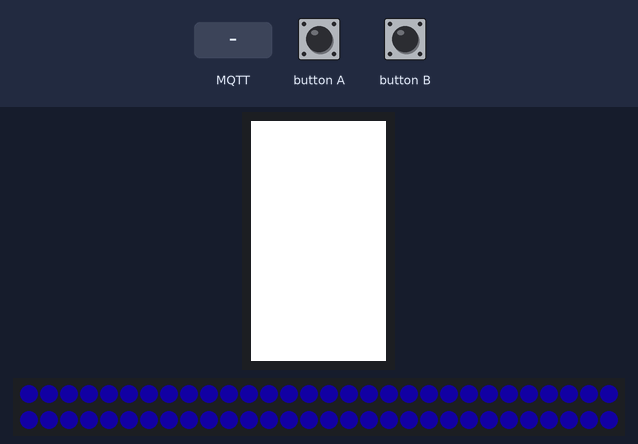
A sketch run on a simulated ESP32. Parts: 135×240 colour display, 60 RGB LEDs in strip order, left to right, continuing on the next row. Inputs (shaded band) come from the test bench. Dim RGB values are drawn brighter than linear; WiFi joins after 1.5 s; servers stay silent unless stated; no MQTT or app messages arrive unless stated; what the sketch prints to the serial monitor is not drawn.

Above: at 3.3 s.
3.4 s: MQTT message "LWave" arrives on the first subscribed topic
At 5.7 s:
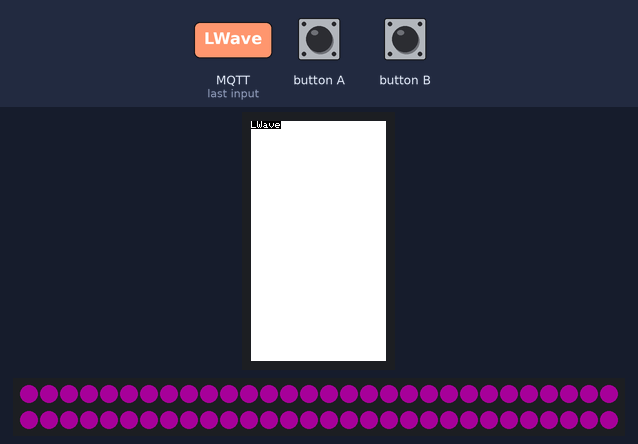
5.9 s: MQTT message "SWave" arrives on the first subscribed topic
At 8.0 s:
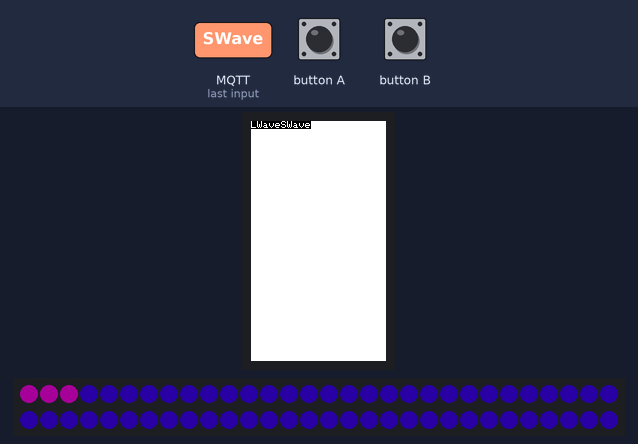
8.9 s: MQTT message "BWave" arrives on the first subscribed topic
At 11.8 s:
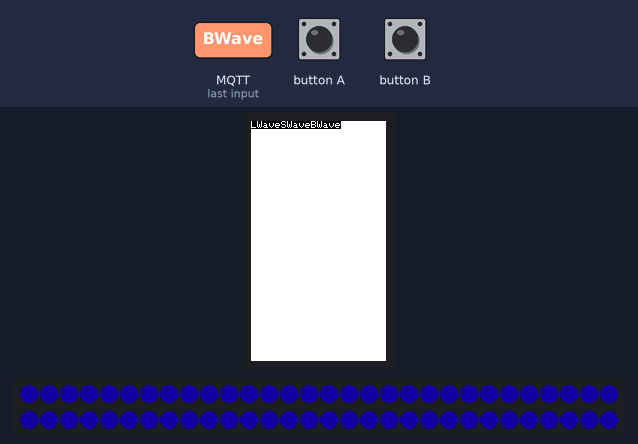
11.9 s: MQTT message "BDWave" arrives on the first subscribed topic
At 14.4 s:
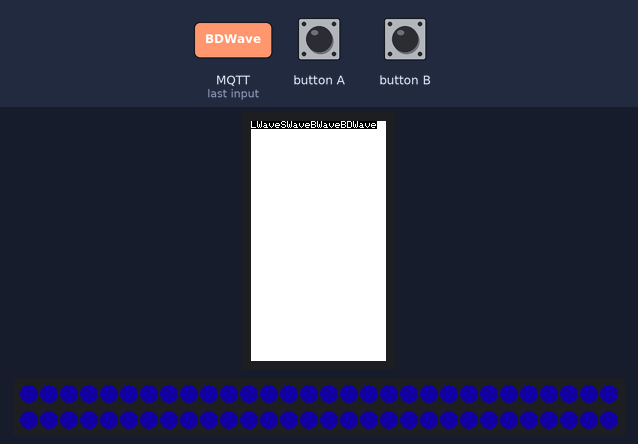
14.6 s: MQTT message "BSWave" arrives on the first subscribed topic
At 17.3 s:
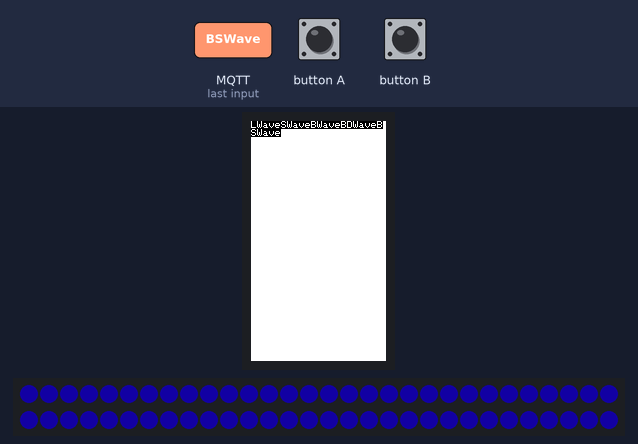
17.5 s: MQTT message "on" arrives on the first subscribed topic
At 18.2 s:
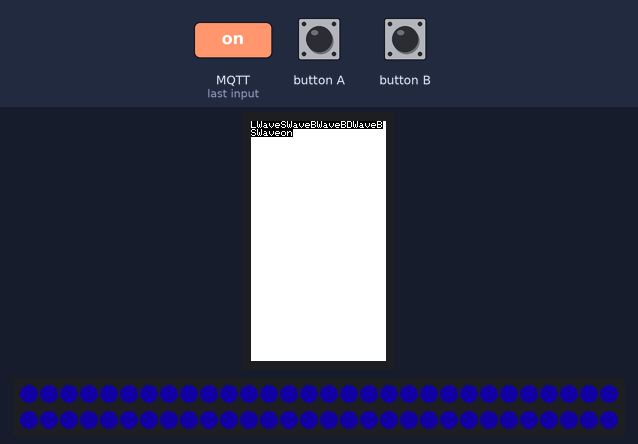
Timing chart, 0 to 20.1 s (numbered marks = the images above; inputs shaded):
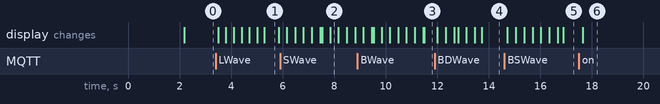

The sketch:

LightStripTest.ino
```cpp
#include <M5StickCPlus.h>
#include <HTTPClient.h>
#include <WiFiClientSecure.h>
#include <PubSubClient.h>
#include <FastLED.h>

#define Neopixel_PIN 32
#define NUM_LEDS     60

int brightness = 63;

CRGB leds[NUM_LEDS];

const char* SSID = "Next-Guest";
const char* WIFI_PASS = "";

static const char* fingerprint PROGMEM = "DF 12 7C 16 41 3D 8C 87 0D 8A 40 DE FD 08 2E 7F 8D 3D 08 3B";

const char* MQTT_SERVER = "mqtt.nextservices.dk";
const uint16_t MQTT_PORT = 8883;
const char* MQTT_CLIENT_ID = "FAMSLightTest";

WiFiClientSecure wifiClient;
PubSubClient pubSubClient(wifiClient);

void setup_wifi() {
  Serial.printf("Connecting to %s", SSID);
  WiFi.begin(SSID, WIFI_PASS);

  // Wait until WiFi is connected.
  while (WiFi.status() != WL_CONNECTED) {
    Serial.print(".");
    delay(1000);
  }
  Serial.printf("\nSuccessfully connected to %s!\n", SSID);
  wifiClient.setInsecure();
}

void setup_mqtt() {
  pubSubClient.setServer(MQTT_SERVER, MQTT_PORT);
  pubSubClient.setCallback(mqtt_callback);
}

void reconnect_mqtt() {
  while (!pubSubClient.connected()) {
    Serial.printf("Attempting to reconnect to MQTT Broker: %s\n", MQTT_SERVER);
    if (pubSubClient.connect(MQTT_CLIENT_ID)) {
      Serial.printf("Connected!\n");
      pubSubClient.publish("DDU4/FAMS", "Connected!");
      pubSubClient.subscribe("DDU4/FAMS/Light");
    } else {
      Serial.printf("failed to connect, rc=%d\n", pubSubClient.state());
      delay(5000);
    }
  }
}

#define DEFAULTCOLOR CRGB( 16, 0, 151);
#define WAVECOLOR    CRGB( 160, 0, 151);
#define WAVEGRADIAN1 CRGB( 36, 0, 151);
#define WAVEGRADIAN2 CRGB( 60, 0, 151);
#define WAVEGRADIAN3 CRGB( 90, 0, 151);
#define WAVEGRADIAN4 CRGB( 130, 0, 151);
#define NUM_GRADIAN  5

void setup() {
  // put your setup code here, to run once:
  M5.begin();
  setup_wifi();
  setup_mqtt();
  M5.Lcd.fillScreen(WHITE);
  //M5.Lcd.fillScreen(BLUE);
  M5.update();
  //display();

  // Neopixel initialization
    FastLED.addLeds<WS2811, Neopixel_PIN, GRB>(leds, NUM_LEDS)
        .setCorrection(TypicalLEDStrip);
    FastLED.setBrightness(brightness);

    for (int i = 0; i < NUM_LEDS; i++) {
      //leds[i].red = 0;
      //leds[i].green = 0;
      //leds[i].blue = 151;

      leds[i] = DEFAULTCOLOR;
    }
  FastLED.show();  // must be executed for neopixel becoming effectiv
}

void loop() {
  // put your main code here, to run repeatedly:
  if (!pubSubClient.connected()) {
    Serial.println("Connection lost to MQTT Broker!");
    reconnect_mqtt();
  }
  pubSubClient.loop();
  M5.update();
  delay(250);
/*
  for (int i = 0; i < NUM_LEDS; i++){
    brightness -= 4;
    FastLED.setBrightness(brightness);
    leds[i] = CRGB::White;
    FastLED.show();
    M5.Lcd.fillScreen(WHITE);
    M5.Lcd.setCursor(0, 0);
    M5.Lcd.print(brightness);
    M5.update();
    delay(250);
  }
  for (int i = 0; i < NUM_LEDS; i++){
    brightness += 4;
    FastLED.setBrightness(brightness);
    leds[i] = CRGB::Black;
    FastLED.show();
    M5.Lcd.fillScreen(WHITE);
    M5.Lcd.setCursor(0, 0);
    M5.Lcd.print(brightness);
    M5.update();
    delay(250);
  }*/
}
void mqtt_callback(char* topic, byte* payload, unsigned int length) {
    Serial.printf("Message arrived [%s]:", topic);
    // String str = byteArrayToString(payload, sizeof(payload));
    //Serial.println(str);
    char* data = new char[length + 1];
    memcpy(data, payload, length);
    data[length] = '\0';
    Serial.printf("byte: %s\n", data);
    for (int i = 0; i < length; i++) {
        M5.Lcd.print((char)payload[i]);
    }
    if (strcmp(data, "SWave") == 0) {
      SWave();
    }

    if (strcmp(data, "LWave") == 0) {
      LWave();
    }
    if (strcmp(data, "BWave") == 0) {
      BWave();
    }
    if (strcmp(data, "BSWave") == 0) {
      BSWave();
    }
    if (strcmp(data, "BDWave") == 0) {
      BDWave();
    }
}

void SWave(){
  for(int i = 0; i < NUM_LEDS+5; i++) {
    Serial.printf("Light nr: %d\n", i);
    if (i < NUM_LEDS){
      leds[i] = WAVECOLOR;
    }
    leds[i-5] = DEFAULTCOLOR;
    FastLED.show();
    delay(25);
  }
}

void LWave(){
  for(int i = 0; i < NUM_LEDS+NUM_GRADIAN; i++) {
    Serial.printf("Light nr: %d\n", i);
    if (i >= 1 && i < NUM_LEDS+1)           leds[i-1] = WAVEGRADIAN1;
    if (i >= 2 && i < NUM_LEDS+2)           leds[i-2] = WAVEGRADIAN2;
    if (i >= 3 && i < NUM_LEDS+3)           leds[i-3] = WAVEGRADIAN3;
    if (i >= 4 && i < NUM_LEDS+4)           leds[i-4] = WAVEGRADIAN4;
    if (i >= NUM_GRADIAN && i < NUM_LEDS+5) leds[i-NUM_GRADIAN] = WAVECOLOR;
    Serial.printf(" G1 on %d\n G2 on %d\n G3 on %d\n G4 on %d\n WC on %d\n _______ \n", i-1, i-2, i-3, i-4, i-5);
    FastLED.show();
    delay(25);
  }
  delay(500);
  for(int i = 0; i < NUM_LEDS+NUM_GRADIAN; i++) {
    if (i >= 1 && i < NUM_LEDS+1)           leds[i-1] = WAVECOLOR;
    if (i >= 2 && i < NUM_LEDS+2)           leds[i-2] = WAVEGRADIAN4;
    if (i >= 3 && i < NUM_LEDS+3)           leds[i-3] = WAVEGRADIAN3;
    if (i >= 4 && i < NUM_LEDS+4)           leds[i-4] = WAVEGRADIAN2;
    if (i >= NUM_GRADIAN && i < NUM_LEDS+5) leds[i-NUM_GRADIAN] = WAVEGRADIAN1;
    FastLED.show();
    delay(25);
  }
}

void BWave(){
  for (int i = 0; i < NUM_LEDS/2; i++) {
    Serial.printf("Light nr: %d & %d\n", i, NUM_LEDS-1-i);
    leds[i] = WAVECOLOR;
    leds[NUM_LEDS-1-i] = WAVECOLOR;
    FastLED.show();
    delay(25);
  }
  delay(100);
  for (int i = (NUM_LEDS/2)-1; i >= 0; i--) {
    Serial.printf("Light nr: %d & %d\n", i, NUM_LEDS-1-i);
    leds[i] = DEFAULTCOLOR;
    leds[NUM_LEDS-1-i] = DEFAULTCOLOR;
    FastLED.show();
    delay(25);
  }
}

void BSWave () {
  int vs = 10;
  for (int i = 0; i < NUM_LEDS+vs*2; i++) {
    if (i < NUM_LEDS/2){
      Serial.printf("Light On nr: %d & %d\n", i, NUM_LEDS-1-i);
      leds[i] = WAVECOLOR;
      leds[NUM_LEDS-1-i] = WAVECOLOR;
    }
    if (i > vs-1 && i < NUM_LEDS/2+vs){
      Serial.printf("Light Off nr: %d & %d\n", i-vs, NUM_LEDS-1-i+vs);
      leds[i-vs] = DEFAULTCOLOR;
      leds[NUM_LEDS-1-i+vs] = DEFAULTCOLOR;
    }
    if (i > (NUM_LEDS/2)+vs && i < NUM_LEDS+vs) {
      Serial.printf("Light On nr: %d & %d\n", i-vs, NUM_LEDS-1-i+vs);
      leds[i-vs] = WAVECOLOR;
      leds[NUM_LEDS-1-i+vs] = WAVECOLOR;
    }
    if (i > (NUM_LEDS/2)+vs*2) {
      Serial.printf("Light Off nr: %d & %d\n", i-vs*2, NUM_LEDS-1-i+vs*2);
      leds[i-vs*2] = DEFAULTCOLOR;
      leds[NUM_LEDS-1-i+vs*2] = DEFAULTCOLOR;
    }
    FastLED.show();
    delay(25);
  }
}

void BDWave(){
  for (int i = 0; i < NUM_LEDS/2; i++) {
    Serial.printf("Light nr: %d & %d\n", i, NUM_LEDS-1-i);
    leds[i] = WAVECOLOR;
    leds[NUM_LEDS-1-i] = WAVECOLOR;
    FastLED.show();
    delay(25);
  }
  delay(100);
  for (int i = 0; i < NUM_LEDS/2; i++) {
    Serial.printf("Light nr: %d & %d\n", i, NUM_LEDS-1-i);
    leds[i] = DEFAULTCOLOR;
    leds[NUM_LEDS-1-i] = DEFAULTCOLOR;
    FastLED.show();
    delay(25);
  }
}
```

Measured:
- after the input at 3.4 s, the display: first changes after 0.10 s (image 1 shows a later state)
- after the input at 5.9 s, the display: first differs from a run without the input after 1.9 s (image 2)
- after the input at 8.9 s, the display: first differs from a run without the input after 0.94 s (image 3 shows a later state)
- after the input at 11.9 s, the display: first changes after 0.11 s (image 4 shows a later state)
- after the input at 14.6 s, the display: first changes after 0.12 s (image 5 shows a later state)
- after the input at 17.5 s, the display: changes after 0.14 s (image 6)
